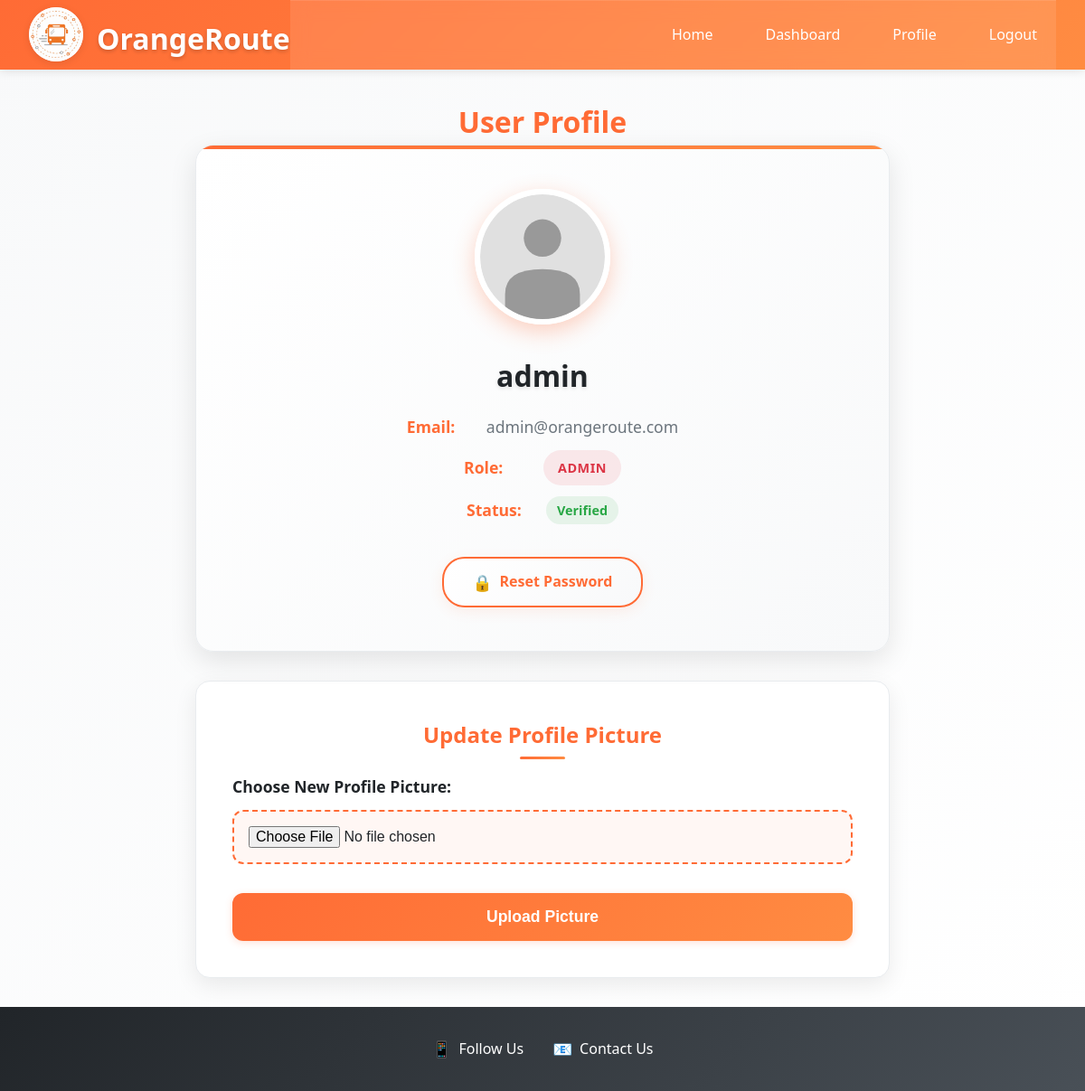
Page /frontend/profile.php (signed in) on the committed database.
### tables this page shows
CREATE TABLE users (
    id INT AUTO_INCREMENT PRIMARY KEY,
    username VARCHAR(50) NOT NULL UNIQUE,
    email VARCHAR(100) NOT NULL UNIQUE,
    password VARCHAR(255) NOT NULL,
    role ENUM('user','driver','admin') NOT NULL,
    profile_picture VARCHAR(255) DEFAULT NULL,
    verified BOOLEAN DEFAULT FALSE,
    created_at TIMESTAMP DEFAULT CURRENT_TIMESTAMP
);

### backend/auth.php (called while the page is built, shortened)
<?php
function getUserById($userId) {
    global $conn;
    $stmt = $conn->prepare("SELECT * FROM users WHERE id = ?");
    $stmt->bind_param("i", $userId);
    $stmt->execute();
    $result = $stmt->get_result();
    $user = $result->fetch_assoc();
    return $user;
}
?>

### frontend/profile.php (the view, shortened to what this page needs)
<?php
require_once '../backend/db.php';
require_once '../backend/auth.php';
$user_id = $_SESSION['user_id'];
$user = getUserById($user_id);
?>
<!DOCTYPE html>
<html lang="en">
<head>
    <link rel="stylesheet" href="../assets/css/style.css">
</head>
<body class="profile-page">
    <header>
        <div class="header-container">
            <div class="logo-section">
                <div class="circle">
                    <img src="../assets/images/orangeroute-logo-modified.png" alt="OrangeRoute Logo" class="logo">
                </div>
                <h1>OrangeRoute</h1>
            </div>
            <?php include 'includes/navigation.php'; ?>
        </div>
    </header>
    <main>
        <div class="container">
            <h1 class="text-center text-orange">User Profile</h1>
            <div class="profile-info">
                <img src="../uploads/profile_pictures/<?php echo $user['profile_picture'] ?: '../assets/images/default_avatar.svg'; ?>" alt="Profile Picture" class="profile-picture">
                <h2><?php echo htmlspecialchars($user['username']); ?></h2>
                <p><strong>Email:</strong> <?php echo htmlspecialchars($user['email']); ?></p>
                <p><strong>Role:</strong> <span class="role-badge role-<?php echo $user['role']; ?>"><?php echo ucfirst($user['role']); ?></span></p>
                <p><strong>Status:</strong> <span class="<?php echo $user['verified'] ? 'status-verified' : 'status-not-verified'; ?>"><?php echo $user['verified'] ? 'Verified' : 'Not Verified'; ?></span></p>
                <a href="reset_password.php" class="btn-secondary">Reset Password</a>
            </div>
            <div class="card">
                <h3 class="text-orange">Update Profile Picture</h3>
                <form action="../backend/upload.php" method="post" enctype="multipart/form-data">
                    <div class="form-group">
                        <label for="profile_picture">Choose New Profile Picture:</label>
                        <input type="file" name="profile_picture" id="profile_picture" accept="image/*">
                    </div>
                    <button type="submit" class="btn-primary">Upload Picture</button>
                </form>
            </div>
        </div>
    </main>
    <footer>
        <div style="display: flex; justify-content: center; gap: 2rem; flex-wrap: wrap;">
            <div style="display: flex; align-items: center; gap: 0.5rem;">
                <span style="font-size: 1.1rem;">📱</span>
                <a href="#" style="color: var(--white); text-decoration: none; font-weight: 500;">Follow Us</a>
            </div>
            <div style="display: flex; align-items: center; gap: 0.5rem;">
                <span style="font-size: 1.1rem;">📧</span>
                <a href="mailto:contact@orangeroute.com" style="color: var(--white); text-decoration: none; font-weight: 500;">Contact Us</a>
            </div>
        </div>
    </footer>
</body>
</html>

### rows in the picture
users: username "admin", email "admin@orangeroute.com", role "ADMIN"
